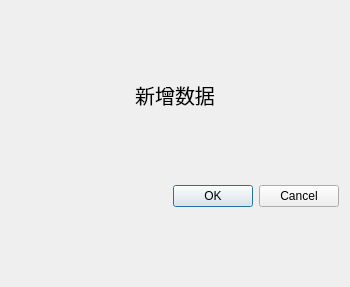
<?xml version="1.0" encoding="UTF-8"?>
<ui version="4.0">
 <class>InsertDialog</class>
 <widget class="QDialog" name="InsertDialog">
  <property name="geometry">
   <rect>
    <x>0</x>
    <y>0</y>
    <width>350</width>
    <height>287</height>
   </rect>
  </property>
  <property name="windowTitle">
   <string>Dialog</string>
  </property>
  <layout class="QVBoxLayout" name="verticalLayout">
   <item>
    <widget class="QLabel" name="label">
     <property name="sizePolicy">
      <sizepolicy hsizetype="Preferred" vsizetype="Fixed">
       <horstretch>0</horstretch>
       <verstretch>0</verstretch>
      </sizepolicy>
     </property>
     <property name="font">
      <font>
       <pointsize>15</pointsize>
      </font>
     </property>
     <property name="text">
      <string>新增数据</string>
     </property>
     <property name="alignment">
      <set>Qt::AlignCenter</set>
     </property>
     <property name="textInteractionFlags">
      <set>Qt::LinksAccessibleByMouse</set>
     </property>
    </widget>
   </item>
   <item>
    <layout class="QFormLayout" name="formLayout"/>
   </item>
   <item>
    <widget class="QDialogButtonBox" name="buttonBox">
     <property name="orientation">
      <enum>Qt::Horizontal</enum>
     </property>
     <property name="standardButtons">
      <set>QDialogButtonBox::Cancel|QDialogButtonBox::Ok</set>
     </property>
    </widget>
   </item>
  </layout>
 </widget>
 <resources/>
 <connections>
  <connection>
   <sender>buttonBox</sender>
   <signal>accepted()</signal>
   <receiver>InsertDialog</receiver>
   <slot>accept()</slot>
   <hints>
    <hint type="sourcelabel">
     <x>248</x>
     <y>254</y>
    </hint>
    <hint type="destinationlabel">
     <x>157</x>
     <y>274</y>
    </hint>
   </hints>
  </connection>
  <connection>
   <sender>buttonBox</sender>
   <signal>rejected()</signal>
   <receiver>InsertDialog</receiver>
   <slot>reject()</slot>
   <hints>
    <hint type="sourcelabel">
     <x>316</x>
     <y>260</y>
    </hint>
    <hint type="destinationlabel">
     <x>286</x>
     <y>274</y>
    </hint>
   </hints>
  </connection>
 </connections>
</ui>
